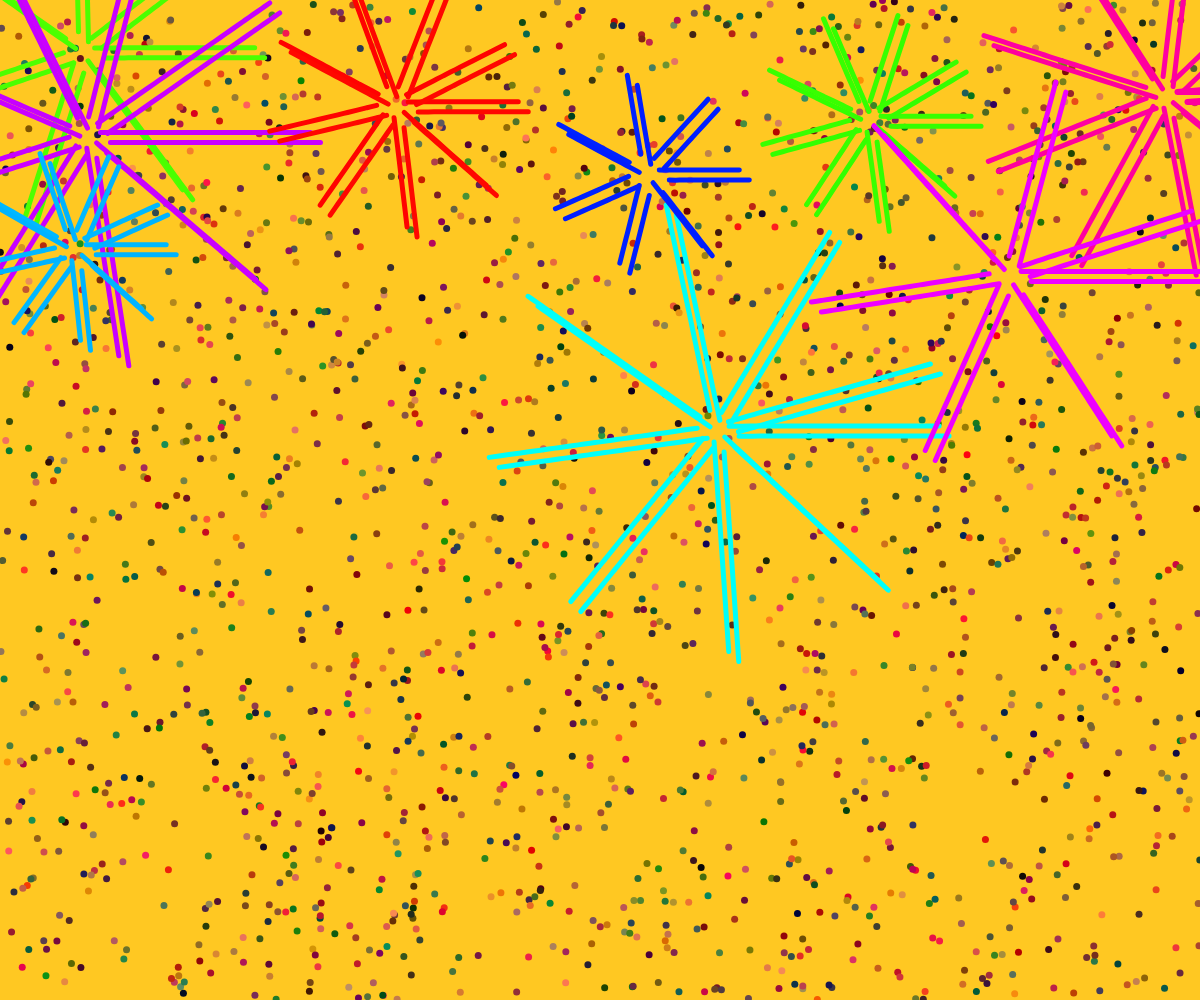
Frame 1 (no input)
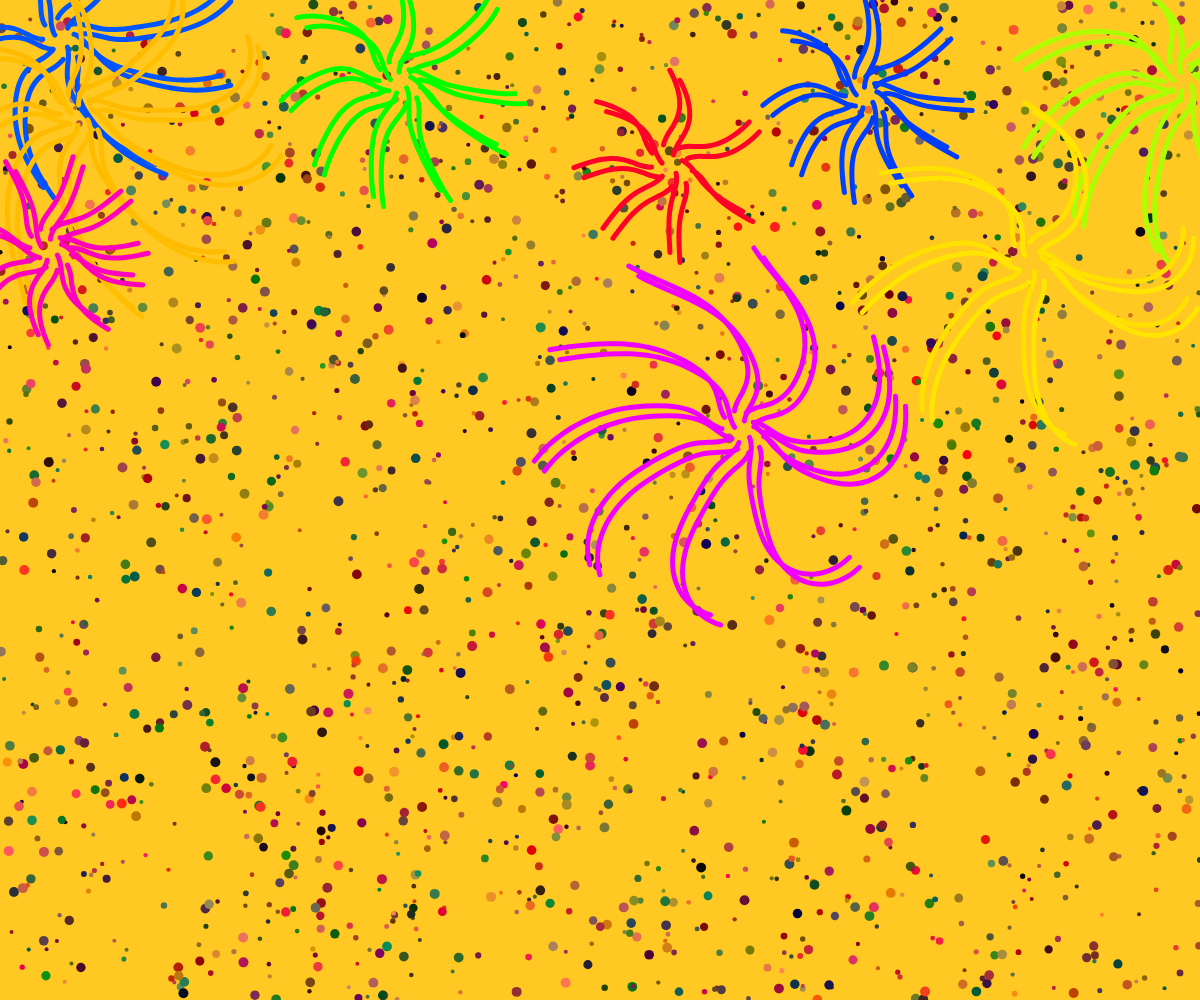
Frame 60 (no input)
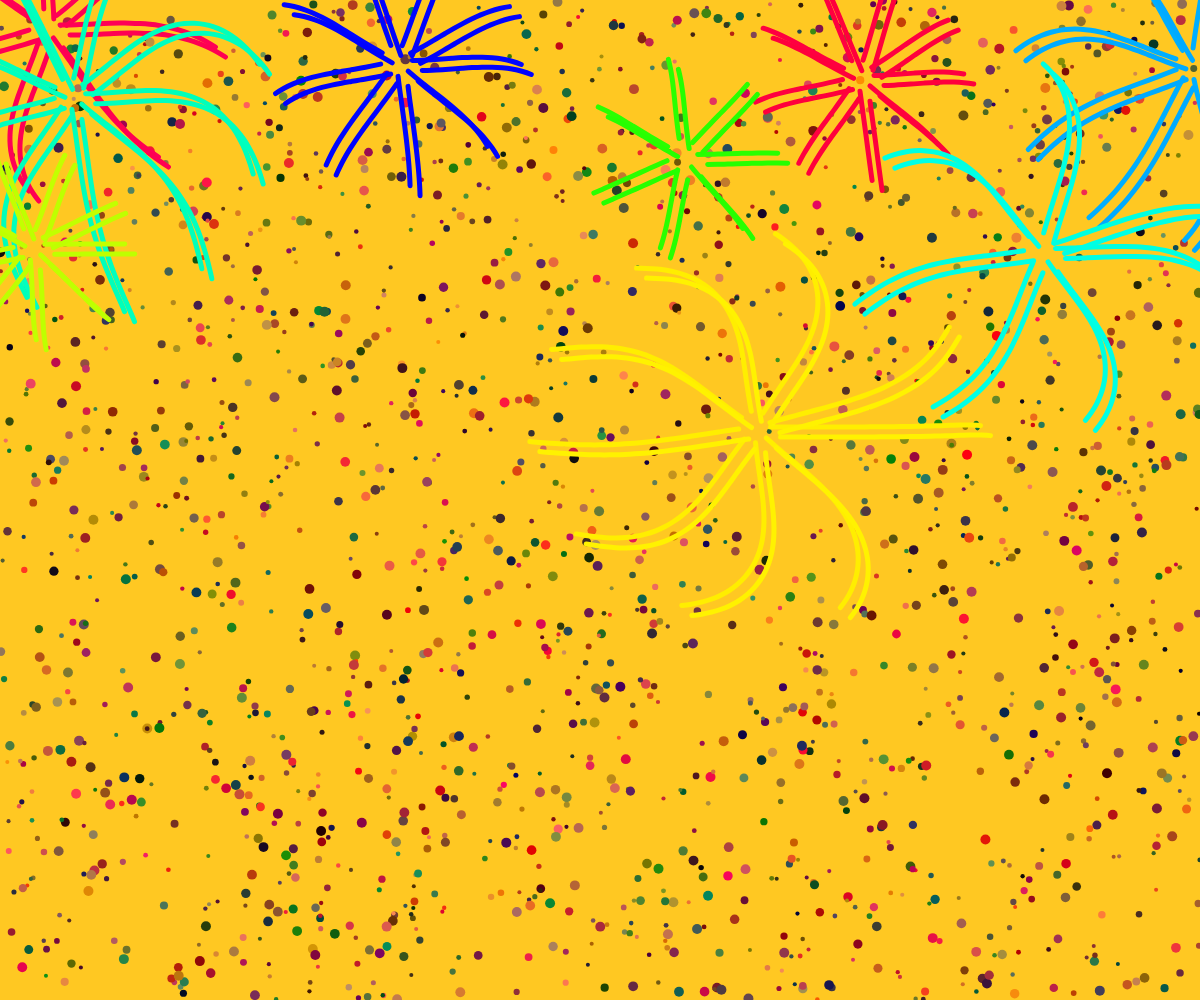
Frame 120 (the mouse pressed at the canvas centre since frame 60)

The p5.js sketch that drew these frames (run headless with seeded random() and noise() and a simulated clock; from frame 60 on, the mouse is pressed at the canvas centre):

// p5.js sketch
// ── sketch.js

// create an array to store jellyfishe object
let jellys = [];
// set numbers of jelly fish
let numJellys = 9;

// create an array to store particles object
let particles = [];
let xoff = 0.0;

function setup() {
  // create a canvas with window width and height
  createCanvas(windowWidth, windowHeight);

  // using for loop to create setted jellyfish object, and add it into jellys array
  for (let i = 0; i < numJellys; i++) {
    // create jellyfish object and add it into jellys array
    jellys.push(
      new Jellyfish(
        createVector(random(width), random(height) / 2),
        12,
        12,
        random(5, 10),
        random(5, 25),
        10,
        10
      )
    );
  }

  // using for loop create 2000 dots object and add it into particles array
  for (let i = 0; i < 2000; i++) {
    let particle = new Particle(random(width), random(height));
    particles.push(particle);
  }
}

// create a variable t and set to 0
let t = 0;

function draw() {
  // set background colour to yellow
  background(255, 200, 34);

  // update and display those dots
  for (let particle of particles) {
    particle.update();
    particle.display();
  }

  // update jellyfish
  for (let i = 0; i < jellys.length; i++) {
    jellys[i].update();
  }

  // every time draws t add 0.02
  t += 0.02;
}

// define a particle class
class Particle {
  constructor(x, y) {
    this.x = x;
    this.y = y;
    this.color = color(random(255), random(150), random(100));
    this.size = random(4, 10);
    this.angle = 0;
    this.sp = random(0.01, 0.1);
  }

  // update particle size and angle
  update() {
    this.size = map(sin(this.angle), -1, 1, 4, 10);
    this.angle += this.sp;
  }

  // display particle
  display() {
    noStroke();
    fill(this.color);
    ellipse(this.x, this.y, this.size, this.size);
  }
}

// define jellyfish class
class Jellyfish {
  constructor(pos, rx, ry, nb, l, ts, td) {
    // give jellyfish object those attributes
    this.position = pos;
    this.radX = rx;
    this.radY = ry;
    this.orientation = 0;
    this.angleIncrement = 0.01;
    this.headClr = color(random(50, 200));
    this.tentacles = [];
    this.nbTentacles = nb;
    this.tentaclesLength = l;
    this.moveTime = 0;
    this.moveDuration = 0;
    this.dest = createVector();
    this.lastPos = createVector(0, 0);
    this.moveDistance = 0;
    this.reachedDest = true;
    this.rotating = true;
    this.desintegrating = false;
    this.cv = random(360);

    // using for loop create tentacle object and add it into tentacles array
    for (let i = 0; i < this.nbTentacles; i++) {
      let tx = this.position.x + (cos((i * TWO_PI) / this.nbTentacles) * this.radX) / 2;
      let ty = this.position.y + (sin((i * TWO_PI) / this.nbTentacles) * this.radY) / 2;
      let tr = atan2(ty - this.position.y, tx - this.position.x);
      let tentacle = new Tentacle(
        createVector(tx, ty),
        this.tentaclesLength,
        ts,
        ts,
        tr,
        td,
        this.cv
      );
      this.tentacles.push(tentacle);
    }
  }

  // update jellyfish
  update() {
    // set moving distance according to perlin noise between 100 to 600
    this.moveDistance = noise(xoff) * 500 + 100;
    // change rotation status every 60 frames
    if (frameCount % 60 == 0) this.rotating = !this.rotating;

    // using for loop to loop through tentacles array
    for (let i = 0; i < this.nbTentacles; i++) {
      let t = this.tentacles[i];
      // if jellyfish desintegrating is true, then set tentacles desintegrating to true and trigger the tentacles desintegrating
      if (this.desintegrating) {
        t.desintegrating = true;
        t.desintegrate();
      } else {
        // if jellyfish is not desintegrating then change it's moving direction
        t.position.x = this.position.x + (cos((i * TWO_PI) / this.nbTentacles + this.orientation) * this.radX) / 2;
        t.position.y = this.position.y + (sin((i * TWO_PI) / this.nbTentacles + this.orientation) * this.radY) / 2;
        t.orientation = this.rotating ? (t.orientation += this.angleIncrement) : atan2( t.position.y - this.position.y, t.position.x - this.position.x);
        t.update();
      }
    }

    // if jellyfish reach the destination
    if (this.reachedDest) {
      // save current location
      this.lastPos.x = this.position.x;
      this.lastPos.y = this.position.y;
      // set the destination to a random direction and set a moving distance
      this.dest = createVector(random(-1, 1), random(-1, 1));
      this.dest.normalize();
      this.dest.mult(this.moveDistance);
      this.moveDuration = int(this.dest.mag());

      // calculate the next destination
      let nextPos = p5.Vector.add(this.position, this.dest);
      // if next destination is outside the canvas then change to another direction
      if (nextPos.x > width) {
        this.dest.x = -abs(this.dest.x);
      }
      else if (nextPos.x < 0) {
        this.dest.x = abs(this.dest.x);
      }
      if (nextPos.y > height) {
        this.dest.y = -abs(this.dest.y);
      }
      else if (nextPos.y < 0) {
        this.dest.y = abs(this.dest.y);
      }
      this.reachedDest = false;
      this.moveTime = 0;
    } else {
      // using easing function to update location
      this.position.x = Penner.easeInOutBack(
        this.moveTime,
        this.lastPos.x,
        this.dest.x,
        this.moveDuration
      );
      this.position.y = Penner.easeInOutBack(
        this.moveTime,
        this.lastPos.y,
        this.dest.y,
        this.moveDuration
      );
      this.moveTime++;
      if (this.moveTime >= this.moveDuration - 10) this.reachedDest = true;
    }

    // fill colour
    fill(200);
    // draw tentacles
    for (let t of this.tentacles) {
      t.draw(this.moveTime);
      push();
      translate(10, 10);
      t.draw(this.moveTime);
      pop();
    }
  }
}

// define a tentacle class
class Tentacle {
  constructor(pos, nb, w, h, o, c, bg) {
    this.position = pos;
    this.orientation = o;
    this.angularVelocity = 0;
    this.nbParts = nb;
    this.compactness = c;
    this.parts = [];
    this.desintegrating = false; 
    this.cg = bg;

    for (let i = 0; i < this.nbParts; i++) {
      let part = new TentaclePart();
      part.width = ((this.nbParts - i) * w) / this.nbParts;
      part.height = ((this.nbParts - i) * h) / this.nbParts;
      part.position.x = this.position.x;
      part.position.y = this.position.y;
      part.position.x += this.compactness * i * cos(this.orientation);
      part.position.y += this.compactness * i * sin(this.orientation);
      part.clr = color(255, 255 - (255 / this.nbParts) * i);
      this.parts.push(part);
    }
  }

  // tentacles desintegrate
  desintegrate() {
    for (let p of this.parts) {
      p.update();
    }
  }
 
  // update tentacles position rotation
  update() {
    let pos0 = this.parts[0].position;
    let pos1 = this.parts[1].position;
    pos0.x = this.position.x;
    pos0.y = this.position.y;
    pos1.x = pos0.x + this.compactness * cos(this.orientation);
    pos1.y = pos0.y + this.compactness * sin(this.orientation);
    for (let i = 2; i < this.nbParts; i++) {
      let currentPos = createVector(
        this.parts[i].position.x,
        this.parts[i].position.y
      );
      let dist = p5.Vector.sub(currentPos, this.parts[i - 2].position);
      let distmag = dist.mag();
      let pos = createVector(
        this.parts[i - 1].position.x,
        this.parts[i - 1].position.y
      );
      let move = p5.Vector.mult(dist, this.compactness);
      move.div(distmag);
      pos.add(move);
      this.parts[i].position.set(pos);
    }
  }

  // draw tentacles
  draw(time) {
    push();
    colorMode(HSB, 360, 100, 100);
    beginShape();
    for (let p of this.parts) {
      if (this.desintegrating) {
        fill(255, 0, 0);
        ellipse(p.position.x, p.position.y, 3, 3);
      } else {
        stroke(this.cg, 100, 100);
        strokeWeight(5);
        let x1 = p.position.x + cos(45) * 15;
        let y1 = p.position.y + sin(45) * 15;
        let x2 = p.position.x + cos(-45) * 15;
        let y2 = p.position.y + sin(-45) * 15;
        noFill();
        curveVertex(x1, y1);
      }
    }
    endShape();
    pop();
    this.cg += 1;
    if (this.cg > 360) this.cg = 0;
  }
}

// define a tentaclePart class
class TentaclePart {
  constructor() {
    this.position = createVector(0, 0);
    this.velocity = createVector(random(-0.5, 0.5), random(-0.5, 0.5));
    this.width = 0;
    this.height = 0;
    this.clr = color(255);
  }

  // update tentacle parts position
  update() {
    this.position.add(this.velocity);
  }
}

// define a penner class by using easing function
class Penner {
  // define several functions under penner class
  // this will be convinient when later use
  
  static easeInOutCubic(t, b, c, d) {
    if ((t /= d / 2) < 1) {
      return (c / 2) * t * t * t + b;
    }
    return (c / 2) * ((t -= 2) * t * t + 2) + b;
  }

  static easeInOutBack(t, b, c, d) {
    let s = 1.70158;
    if ((t /= d / 2) < 1){
      return (c / 2) * (t * t * (((s *= 1.525) + 1) * t - s)) + b;
    }
      
    return (c / 2) * ((t -= 2) * t * (((s -= 1.525) + 1) * t + s) + 2) + b;
  }

  static easeInOutSine(t, b, c, d) {
    return (-c / 2) * (cos((PI * t) / d) - 1) + b;
  }
}

function windowResized() {
  resizeCanvas(windowWidth, windowHeight);
  console.log(123)
  // background()
  particles = [];
  // using for loop to create 2000 particle objects and add them into array
  for (let i = 0; i < 2000; i++) {
    let particle = new Particle(random(width), random(height));
    particles.push(particle);
  }
}
